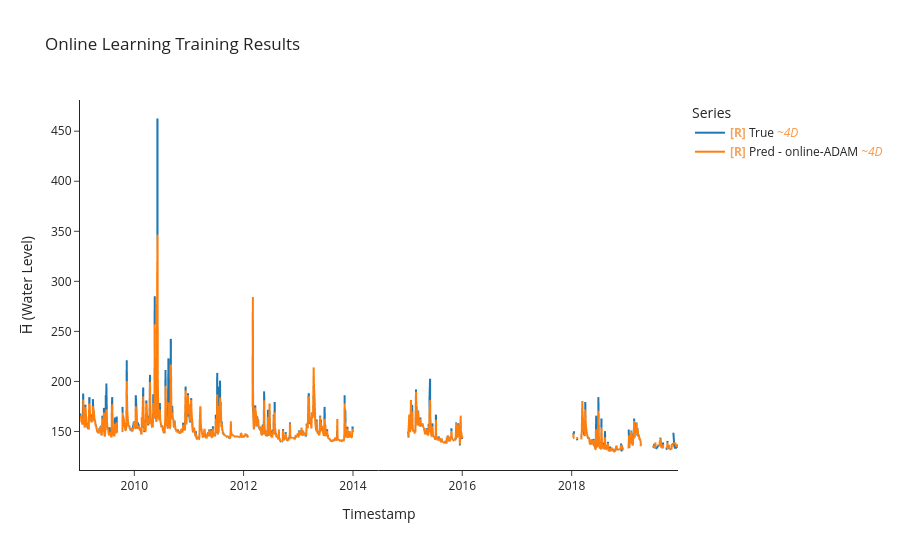

The cell this chart's notebook holds for it:
### Markdown cell above
## Online Training using ADAM

### Code cell
model, optimizer, criterion = build_mlp(LOOKBACK*N_FEATURES, HORIZON)

y_true, y_pred, time_indices, cutom_adam_batch_losses = uf.train_model_online(model, optimizer,criterion,
                                                                              train_ds, train_df,
                                                                              LOOKBACK, HORIZON, BATCH_SIZE)
#training results
uf.calculate_metrics_and_plot({"online-ADAM": (y_true, y_pred, time_indices)}, 
                              plot_title="Online Learning Training Results",
                              export_metrics= True,
                              export_html= True,
                              export_file_name='results/training/Online Learning Training Results')

### Figure 1 — Plotly figure (JSON) as saved in the notebook; plotly's stock layout.template omitted (floating-point values rounded to 4 significant figures; data arrays with more than 128 entries replaced by an {"elided": "..."} marker saying what was removed)
{"data": [{"hovertemplate": "Legend=True<br>Timestamp=%{x}<br>H̅ (Water Level)=%{y}<extra></extra>", "legendgroup": "True", "line": {"color": "#1f77b4", "dash": "solid", "width": 2}, "marker": {"symbol": "circle"}, "mode": "lines", "name": "<b style=\"color:sandybrown\">[R]</b> True <i style=\"color:#fc9944\">~4D</i>", "showlegend": true, "type": "scattergl", "uid": "c29ff63b-6e02-46f2-850a-0454b9bcf120", "x": {"elided": "1011 str values"}, "xaxis": "x", "y": {"elided": "1011 float values"}, "yaxis": "y"}, {"hovertemplate": "Legend=Pred - online-ADAM<br>Timestamp=%{x}<br>H̅ (Water Level)=%{y}<extra></extra>", "legendgroup": "Pred - online-ADAM", "line": {"color": "#ff7f0e", "dash": "solid", "width": 2}, "marker": {"symbol": "circle"}, "mode": "lines", "name": "<b style=\"color:sandybrown\">[R]</b> Pred - online-ADAM <i style=\"color:#fc9944\">~4D</i>", "showlegend": true, "type": "scattergl", "uid": "9ecaabee-8bea-4bb3-aef1-d19235f6a39a", "x": {"elided": "1012 str values"}, "xaxis": "x", "y": {"elided": "1012 float values"}, "yaxis": "y"}], "layout": {"height": 550, "legend": {"title": {"text": "Series"}, "tracegroupgap": 0}, "title": {"text": "Online Learning Training Results"}, "xaxis": {"anchor": "y", "domain": [0, 1], "title": {"text": "Timestamp"}}, "yaxis": {"anchor": "x", "domain": [0, 1], "title": {"text": "H̅ (Water Level)"}}}}
